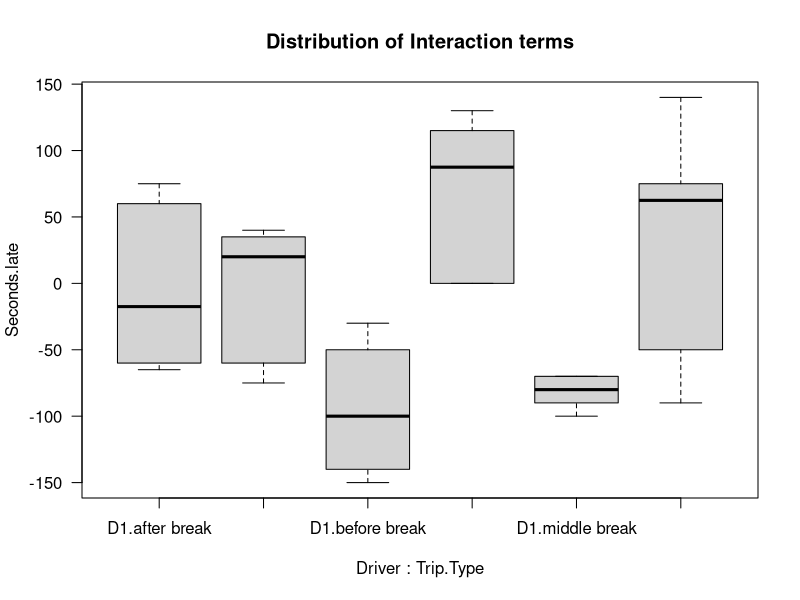
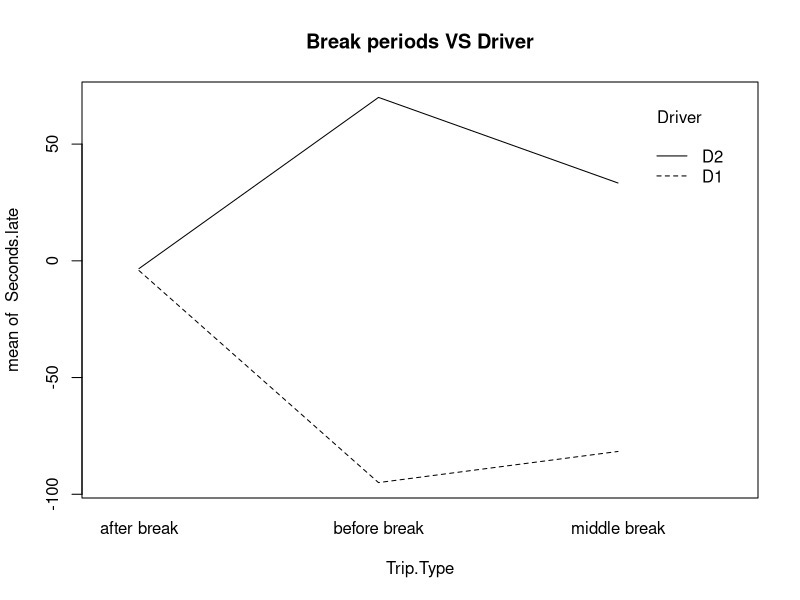
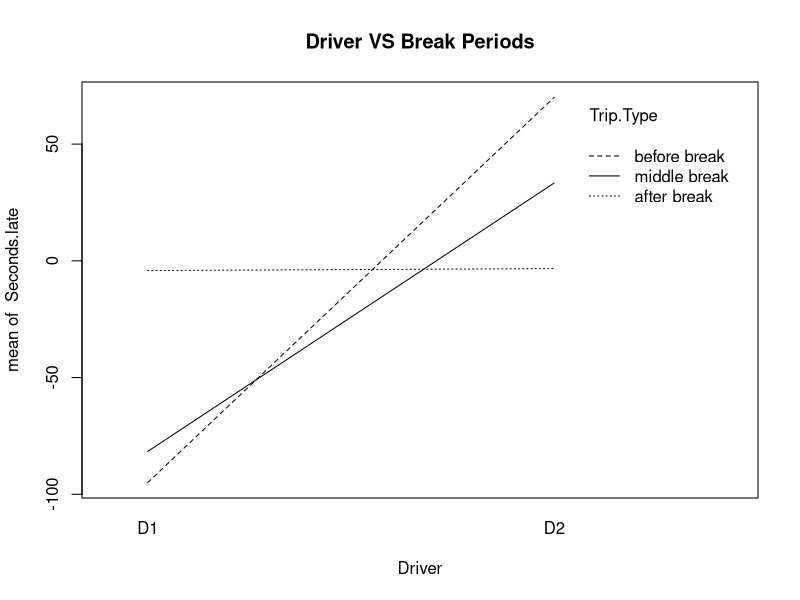

Write R code to recreate these figures, in order. (Note: this script raises an error after producing the figures.)
data <- read.csv('MA3740-Final_Project - Sheet1.csv', stringsAsFactors = T)
head(data)

str(data)

attach(data)

levels(Driver)
levels(Trip.Type)

fivenumsum <- function(x){
  summ <- c(mean(x),sd(x),quantile(x))
  names(summ) <- c("Mean","SD","Min","0.25","Median","0.75","Max")
  return(summ)
}

aggregate(Seconds.late~Driver:Trip.Type
          ,FUN = fivenumsum)


boxplot(Seconds.late~Driver:Trip.Type,las =1,
        main = 'Distribution of Interaction terms')

interaction.plot(Trip.Type,Driver,Seconds.late, main="Break periods VS Driver")
interaction.plot(Driver,Trip.Type,Seconds.late, main = "Driver VS Break Periods")


full.model <- aov(Seconds.late~Driver+Trip.Type+Driver:Trip.Type)

time.model

anova(time.model)

oneway.model <- aov(Seconds.late~Trip.Type)

TukeyHSD(full.model)

### Normality Assumption

res <- resid(full.model)

qqnorm(res)
qqline(res)

shapiro.test(res)

### Homoscedascticity

fit.val <- fitted.values(full.model)
plot(full.model)

kruskal.test(data$Seconds.late~data$Trip.Type)

attach(data)
anova(aov(Seconds.late~Driver*Trip.Type))
anova(aov(Seconds.late~Trip.Type))

pairwise.wilcox.test(PlantGrowth$weight, PlantGrowth$group,
                     p.adjust.method = "BH")
